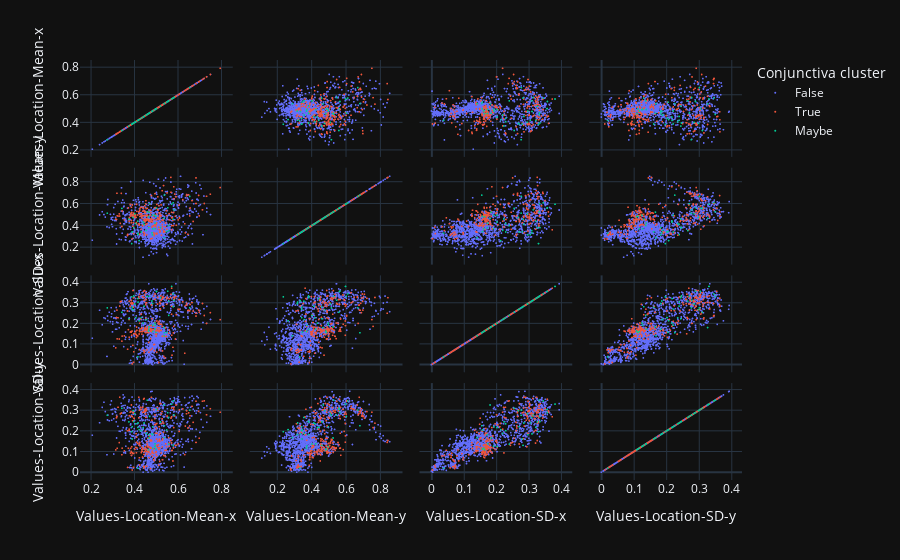

The cell this chart's notebook holds for it:
### Code cell
import plotly.express as px
df = px.data.iris()
fig = px.scatter_matrix(all_metrics_flat,
                        dimensions=["Values-Location-Mean-x", "Values-Location-Mean-y",
                                    "Values-Location-SD-x", "Values-Location-SD-y"],
                        color="Labels-Value", template=plotly_template, labels=var_labels)
fig.update_traces(marker=dict(size=2))
fig.show()

### Figure 1 — Plotly figure (JSON) as saved in the notebook; plotly's stock layout.template omitted (floating-point values rounded to 4 significant figures; data arrays with more than 128 entries replaced by an {"elided": "..."} marker saying what was removed)
{"data": [{"dimensions": [{"axis": {"matches": true}, "label": "Values-Location-Mean-x", "values": {"elided": "1181 float values"}}, {"axis": {"matches": true}, "label": "Values-Location-Mean-y", "values": {"elided": "1181 float values"}}, {"axis": {"matches": true}, "label": "Values-Location-SD-x", "values": {"elided": "1181 float values"}}, {"axis": {"matches": true}, "label": "Values-Location-SD-y", "values": {"elided": "1181 float values"}}], "hovertemplate": "Conjunctiva cluster=False<br>%{xaxis.title.text}=%{x}<br>%{yaxis.title.text}=%{y}<extra></extra>", "legendgroup": "False", "marker": {"color": "#636efa", "symbol": "circle", "size": 2}, "name": "False", "showlegend": true, "type": "splom"}, {"dimensions": [{"axis": {"matches": true}, "label": "Values-Location-Mean-x", "values": {"elided": "224 float values"}}, {"axis": {"matches": true}, "label": "Values-Location-Mean-y", "values": {"elided": "224 float values"}}, {"axis": {"matches": true}, "label": "Values-Location-SD-x", "values": {"elided": "224 float values"}}, {"axis": {"matches": true}, "label": "Values-Location-SD-y", "values": {"elided": "224 float values"}}], "hovertemplate": "Conjunctiva cluster=True<br>%{xaxis.title.text}=%{x}<br>%{yaxis.title.text}=%{y}<extra></extra>", "legendgroup": "True", "marker": {"color": "#EF553B", "symbol": "circle", "size": 2}, "name": "True", "showlegend": true, "type": "splom"}, {"dimensions": [{"axis": {"matches": true}, "label": "Values-Location-Mean-x", "values": [0.4954, 0.4552, 0.5786, 0.558, 0.3423, 0.4661, 0.4402, 0.558, 0.4843, 0.5716, 0.4592, 0.4155, 0.4064, 0.5366, 0.4674, 0.4841, 0.4012, 0.3746, 0.4159, 0.4943, 0.4648, 0.4699, 0.4808, 0.3875, 0.5534, 0.4444, 0.3941, 0.52, 0.4992, 0.4167, 0.3967, 0.5018, 0.4949, 0.5375, 0.3893, 0.39, 0.4216, 0.2749, 0.4311, 0.6549, 0.5826, 0.5383, 0.4835, 0.5486, 0.5786]}, {"axis": {"matches": true}, "label": "Values-Location-Mean-y", "values": [0.3737, 0.3582, 0.4605, 0.404, 0.561, 0.3846, 0.4354, 0.357, 0.372, 0.5993, 0.5312, 0.4438, 0.4212, 0.4691, 0.5268, 0.4988, 0.5107, 0.4622, 0.3325, 0.4983, 0.4843, 0.6044, 0.3361, 0.237, 0.5669, 0.4148, 0.4772, 0.3845, 0.4879, 0.3202, 0.3839, 0.5632, 0.4257, 0.2899, 0.3449, 0.3436, 0.2645, 0.5172, 0.344, 0.6712, 0.5476, 0.6835, 0.3172, 0.3476, 0.6128]}, {"axis": {"matches": true}, "label": "Values-Location-SD-x", "values": [0.1925, 0.2206, 0.2834, 0.2409, 0.256, 0.1728, 0.2031, 0.3103, 0.1623, 0.3824, 0.3334, 0.3232, 0.2296, 0.1815, 0.1847, 0.1935, 0.2965, 0.2245, 0.03799, 0.2032, 0.1644, 0.3347, 0.3111, 0.3313, 0.3588, 0.2861, 0.2689, 0.3273, 0.1576, 0.3059, 0.3357, 0.3575, 0.174, 0.1413, 0.2808, 0.2712, 0.2144, 0.2774, 0.23, 0.2783, 0.3151, 0.1559, 0.2984, 0.1579, 0.346]}, {"axis": {"matches": true}, "label": "Values-Location-SD-y", "values": [0.1272, 0.1883, 0.1304, 0.1366, 0.311, 0.1826, 0.217, 0.2661, 0.117, 0.3312, 0.3503, 0.2177, 0.2349, 0.3269, 0.1664, 0.2212, 0.2852, 0.2447, 0.0192, 0.1247, 0.1088, 0.2711, 0.1862, 0.197, 0.2897, 0.2392, 0.2989, 0.2444, 0.1126, 0.2398, 0.2466, 0.305, 0.1383, 0.168, 0.1614, 0.2212, 0.207, 0.2768, 0.2022, 0.3017, 0.2778, 0.226, 0.1823, 0.2053, 0.3463]}], "hovertemplate": "Conjunctiva cluster=Maybe<br>%{xaxis.title.text}=%{x}<br>%{yaxis.title.text}=%{y}<extra></extra>", "legendgroup": "Maybe", "marker": {"color": "#00cc96", "symbol": "circle", "size": 2}, "name": "Maybe", "showlegend": true, "type": "splom"}], "layout": {"legend": {"title": {"text": "Conjunctiva cluster"}, "tracegroupgap": 0}, "margin": {"t": 60}, "dragmode": "select"}}
